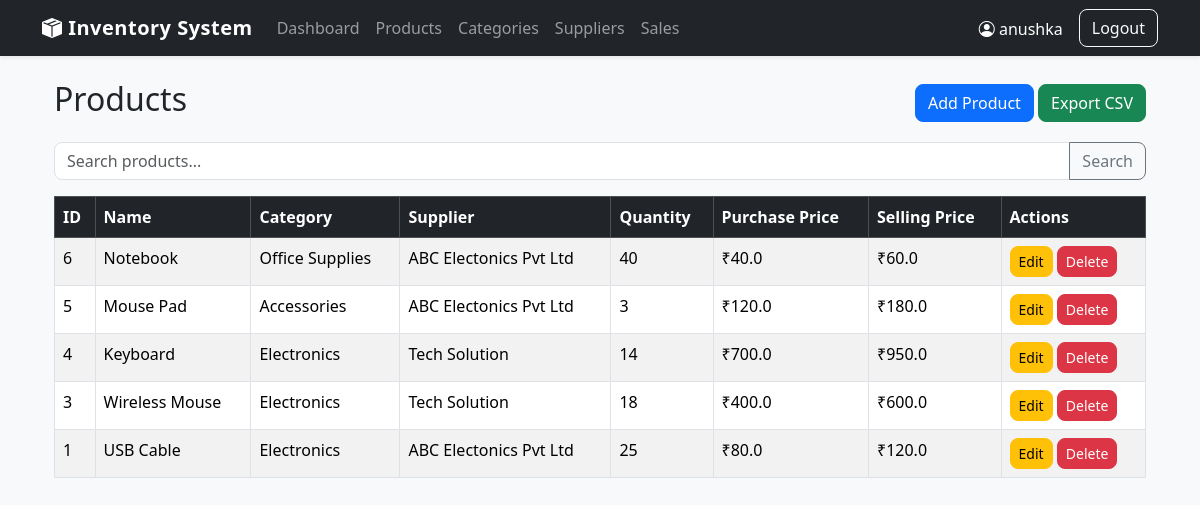
/products/ (signed in), run on the app's committed database.
### tables this page shows
CREATE TABLE products (
        id INTEGER PRIMARY KEY AUTOINCREMENT,
        name TEXT NOT NULL,
        category_id INTEGER,
        supplier_id INTEGER,
        quantity INTEGER NOT NULL DEFAULT 0,
        purchase_price REAL NOT NULL DEFAULT 0,
        selling_price REAL NOT NULL DEFAULT 0,
        created_at TIMESTAMP DEFAULT CURRENT_TIMESTAMP,
        FOREIGN KEY(category_id)
            REFERENCES categories(id)
            ON DELETE SET NULL,
        FOREIGN KEY(supplier_id)
            REFERENCES suppliers(id)
            ON DELETE SET NULL
    );

CREATE TABLE categories (
        id INTEGER PRIMARY KEY AUTOINCREMENT,
        name TEXT NOT NULL UNIQUE,
        description TEXT,
        created_at TIMESTAMP DEFAULT CURRENT_TIMESTAMP
    );

CREATE TABLE suppliers (
        id INTEGER PRIMARY KEY AUTOINCREMENT,
        name TEXT NOT NULL UNIQUE,
        contact_person TEXT,
        phone TEXT,
        email TEXT,
        address TEXT,
        created_at TIMESTAMP DEFAULT CURRENT_TIMESTAMP
    );

### routes/products.py (the view)
@products_bp.route("/")
@login_required
def index():
    conn = get_db_connection()
    cursor = conn.cursor()
    search = request.args.get("search", "").strip()
    if search:
        products = cursor.execute(
            """
            SELECT
                products.*,
                categories.name AS category_name,
                suppliers.name AS supplier_name

            FROM products

            LEFT JOIN categories
                ON products.category_id = categories.id

            LEFT JOIN suppliers
                ON products.supplier_id = suppliers.id

            WHERE products.name LIKE ?

            ORDER BY products.id DESC
            """,
            (f"%{search}%",)
        ).fetchall()
    else:
        products = cursor.execute(
            """
            SELECT
                products.*,
                categories.name AS category_name,
                suppliers.name AS supplier_name

            FROM products

            LEFT JOIN categories
                ON products.category_id = categories.id

            LEFT JOIN suppliers
                ON products.supplier_id = suppliers.id

            ORDER BY products.id DESC
            """
        ).fetchall()
    conn.close()
    return render_template(
        "products/index.html",
        products=products,
        search=search
    )

### database.py (called while the page is built)
def get_db_connection():
    conn = sqlite3.connect(DATABASE)
    conn.row_factory = sqlite3.Row
    conn.execute("PRAGMA foreign_keys = ON")
    return conn

### helpers.py (called while the page is built)
def login_required(f):
    @wraps(f)
    def decorated_function(*args, **kwargs):
        if session.get("user_id") is None:
            flash("Please login first.", "warning")
            return redirect(url_for("auth.login"))
        return f(*args, **kwargs)
    return decorated_function

### templates/products/index.html (shortened to what this page needs)
{% extends "layout.html" %}
{% block content %}
<div class="container mt-4">
    <div class="d-flex justify-content-between align-items-center mb-3">
        <h2>Products</h2>
        <div>
            <a href="/products/add" class="btn btn-primary">
                Add Product
            </a>
            <a href="/products/export" class="btn btn-success">
                Export CSV
            </a>
        </div>
    </div>
    <form method="GET" action="/products/" class="mb-3">
        <div class="input-group">
            <input
                type="text"
                name="search"
                class="form-control"
                placeholder="Search products..."
                value="{{ search }}"
            >
            <button class="btn btn-outline-secondary">
                Search
            </button>
        </div>
    </form>
    <div class="table-responsive">
        <table class="table table-bordered table-striped">
            <thead class="table-dark">
                <tr>
                    <th>ID</th>
                    <th>Name</th>
                    <th>Category</th>
                    <th>Supplier</th>
                    <th>Quantity</th>
                    <th>Purchase Price</th>
                    <th>Selling Price</th>
                    <th>Actions</th>
                </tr>
            </thead>
            <tbody>
            {% for product in products %}
                <tr>
                    <td>{{ product.id }}</td>
                    <td>{{ product.name }}</td>
                    <td>{{ product.category_name }}</td>
                    <td>{{ product.supplier_name }}</td>
                    <td>{{ product.quantity }}</td>
                    <td>
                        ₹{{ product.purchase_price }}
                    </td>
                    <td>
                        ₹{{ product.selling_price }}
                    </td>
                    <td>
                        <a
                        href="/products/edit/{{ product.id }}"
                        class="btn btn-warning btn-sm">
                            Edit
                        </a>
                        <form action="{{ url_for('products.delete', id=product.id) }}"
                               method="POST"
                               style="display:inline;">
                            <button
                                type="submit"
                                class="btn btn-danger btn-sm"
                                onclick="return confirm('Delete this product?')">
                                Delete
                           </button>
                       </form>
                    </td>
                </tr>
            {% else %}
                <tr>
                    <td colspan="8" class="text-center">
                        No products found
                    </td>
                </tr>
            {% endfor %}
            </tbody>
        </table>
    </div>
</div>
{% endblock %}

### static/css/style.css (style rules this page uses)
body { background-color: #f8f9fa; font-family: "Segoe UI", Arial, sans-serif; }
.table { margin-bottom: 0; }
.table th { white-space: nowrap; }
.btn { border-radius: 8px; }
.form-control, .form-select { border-radius: 8px; }

### data on the page
products: id "6", name "Notebook", category_name "Office Supplies", supplier_name "ABC Electonics Pvt Ltd", quantity "40", purchase_price "40.0", selling_price "60.0"
products: id "5", name "Mouse Pad", category_name "Accessories", supplier_name "ABC Electonics Pvt Ltd", quantity "3", purchase_price "120.0", selling_price "180.0"
products: id "4", name "Keyboard", category_name "Electronics", supplier_name "Tech Solution", quantity "14", purchase_price "700.0", selling_price "950.0"
products: id "3", name "Wireless Mouse", category_name "Electronics", supplier_name "Tech Solution", quantity "18", purchase_price "400.0", selling_price "600.0"
products: id "1", name "USB Cable", category_name "Electronics", supplier_name "ABC Electonics Pvt Ltd", quantity "25", purchase_price "80.0", selling_price "120.0"

### other printed values
{{ session["username"] }} "anushka"
